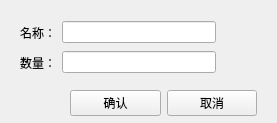
<?xml version="1.0" encoding="UTF-8"?>
<ui version="4.0">
 <class>DetergentAddWidget</class>
 <widget class="QWidget" name="DetergentAddWidget">
  <property name="geometry">
   <rect>
    <x>0</x>
    <y>0</y>
    <width>277</width>
    <height>123</height>
   </rect>
  </property>
  <property name="windowTitle">
   <string>添加</string>
  </property>
  <widget class="QWidget" name="layoutWidget">
   <property name="geometry">
    <rect>
     <x>70</x>
     <y>90</y>
     <width>187</width>
     <height>26</height>
    </rect>
   </property>
   <layout class="QHBoxLayout" name="horizontalLayout">
    <item>
     <widget class="QPushButton" name="Confirm_pushButton">
      <property name="text">
       <string>确认</string>
      </property>
     </widget>
    </item>
    <item>
     <widget class="QPushButton" name="Cancel_pushButton">
      <property name="text">
       <string>取消</string>
      </property>
     </widget>
    </item>
   </layout>
  </widget>
  <widget class="QWidget" name="layoutWidget">
   <property name="geometry">
    <rect>
     <x>20</x>
     <y>20</y>
     <width>196</width>
     <height>25</height>
    </rect>
   </property>
   <layout class="QHBoxLayout" name="horizontalLayout_2">
    <item>
     <widget class="QLabel" name="Name_label">
      <property name="text">
       <string>名称：</string>
      </property>
     </widget>
    </item>
    <item>
     <widget class="QLineEdit" name="Name_lineEdit"/>
    </item>
   </layout>
  </widget>
  <widget class="QWidget" name="layoutWidget">
   <property name="geometry">
    <rect>
     <x>20</x>
     <y>50</y>
     <width>196</width>
     <height>25</height>
    </rect>
   </property>
   <layout class="QHBoxLayout" name="horizontalLayout_3">
    <item>
     <widget class="QLabel" name="Num_label">
      <property name="text">
       <string>数量：</string>
      </property>
     </widget>
    </item>
    <item>
     <widget class="QLineEdit" name="Num_lineEdit"/>
    </item>
   </layout>
  </widget>
 </widget>
 <resources/>
 <connections/>
</ui>
